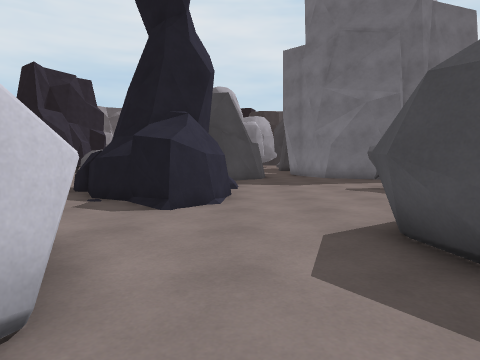
View 1 (above)

24 first-person views from a walk through a 3-D level made in the Unity game engine. The camera is 1.2 m above the floor, tilts 4° down and sees 75° across. The floor is counted in squares, 1 m on a side. Each view is taken from the middle of a square. On the plan, view 1 faces up. The plan holds only what a view shows up to about 13 squares ahead; the rest is blank. The place goes on beyond the plan. Some surface patterns are stand-ins.

View 2
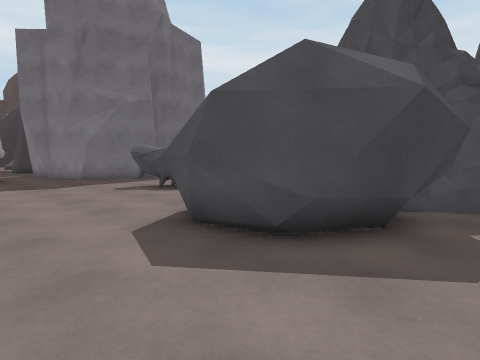

View 3
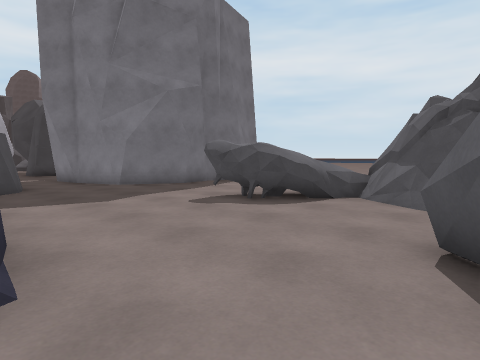

View 4
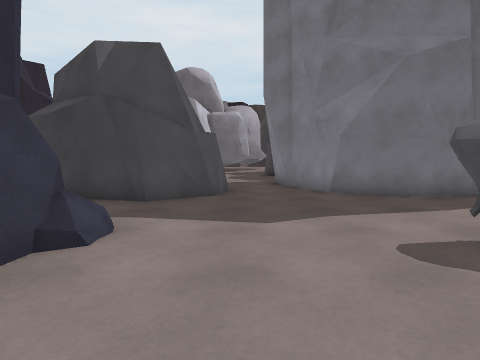

View 5
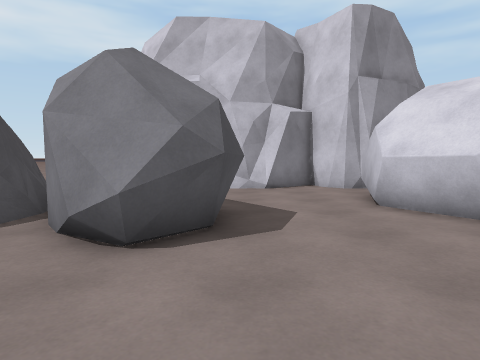

View 6
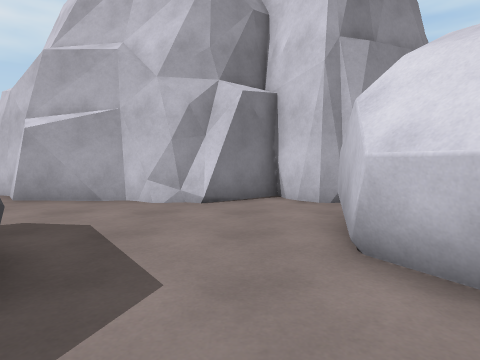

View 7
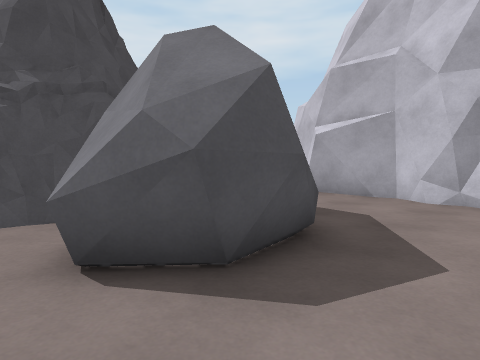

View 8
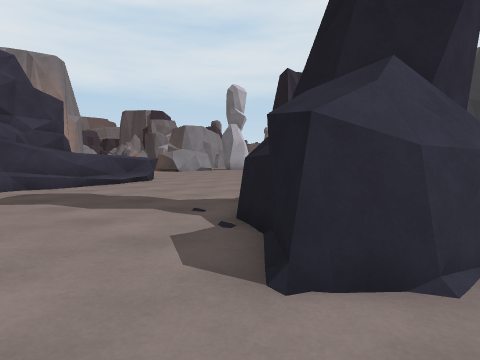

View 9
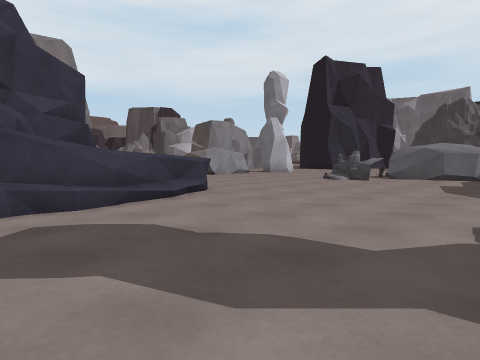

View 10
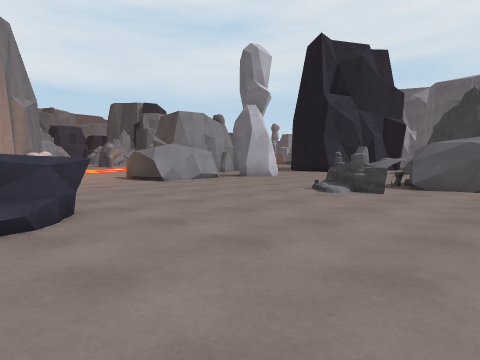

View 11
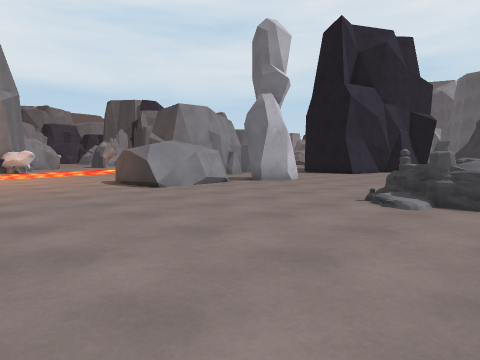

View 12
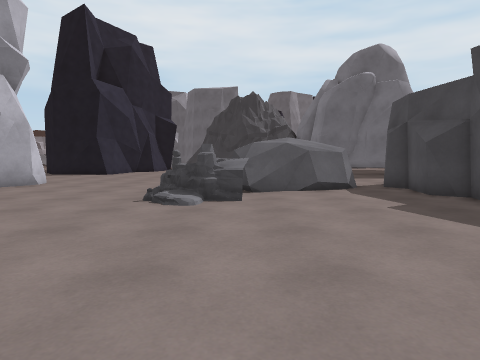

View 13
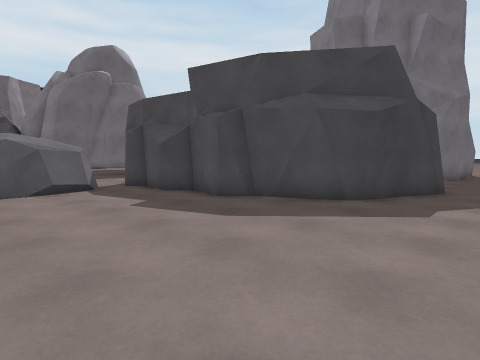

View 14
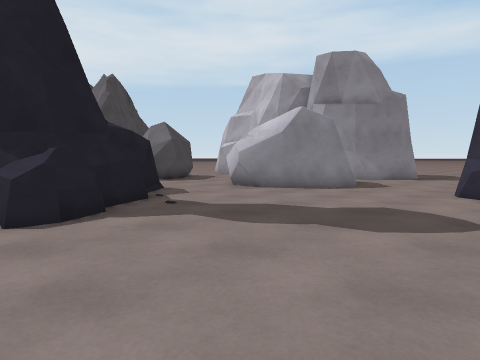

View 15
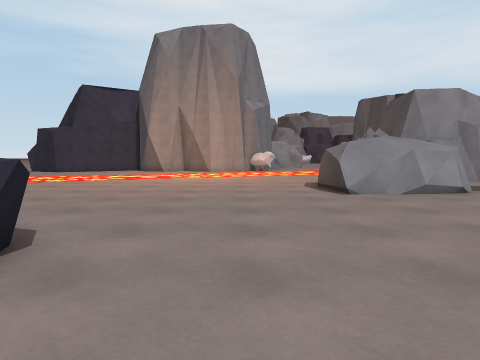

View 16
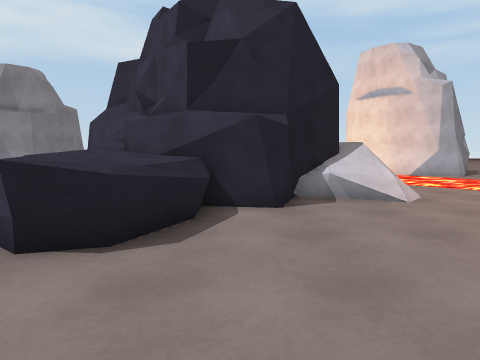

View 17
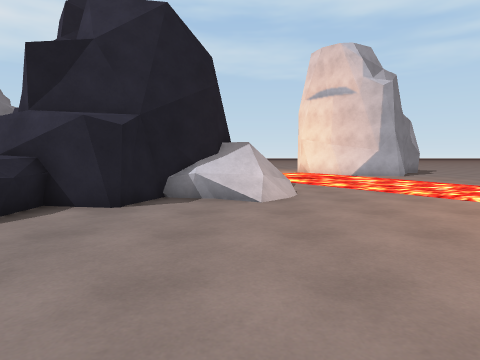

View 18
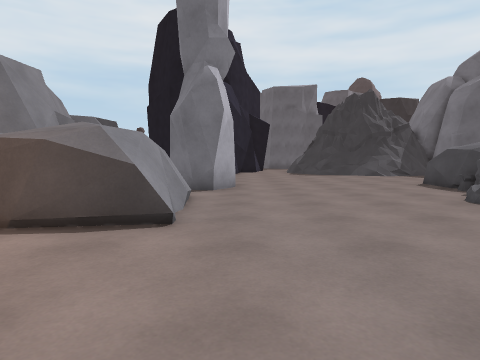

View 19
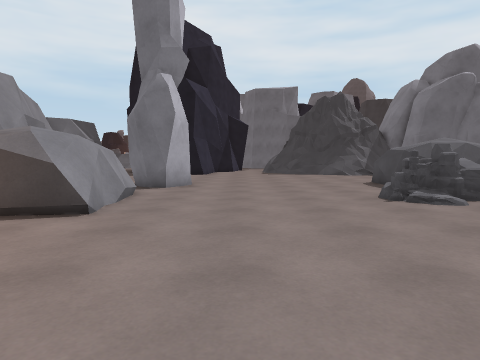

View 20
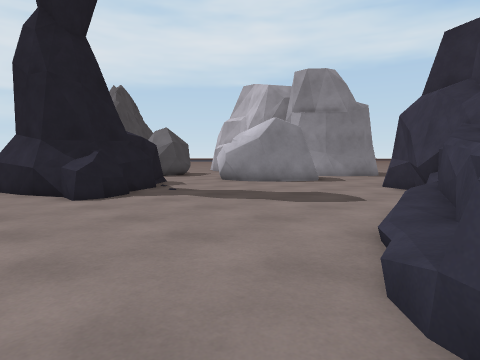

View 21
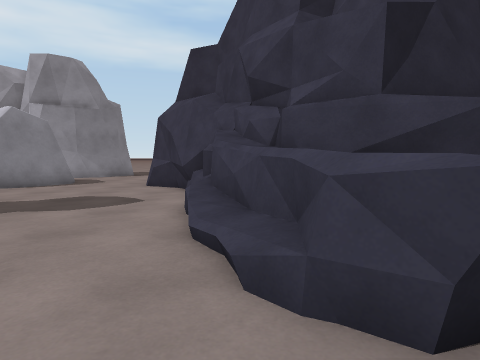

View 22
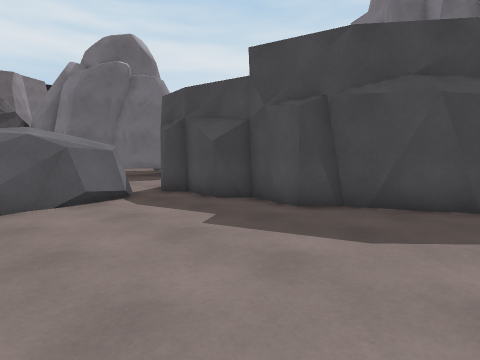

View 23
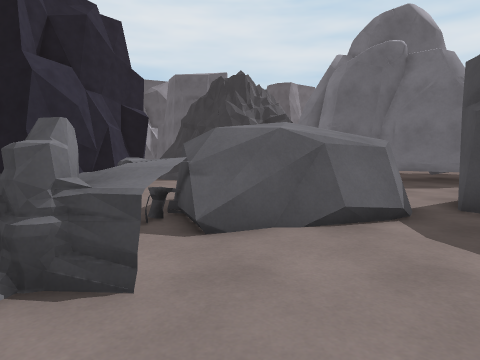

View 24
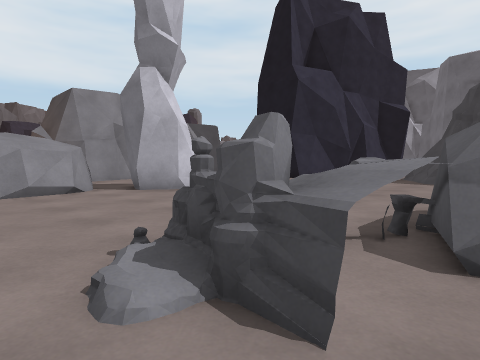

### Floor plan
Key: @ floor where view 1 was taken; # wall or solid block; x gap in a wall; . floor; / step, stairs or slope; = window, fence, low wall or low ledge; ^ raised ledge; O other object.
Columns run from 26 left of view 1 to 7 right of it. Each row starts with its distance up from view 1.
 28  ####........O OOO
 27   ##.........OOOOOO##
 26  O..........OOOOOO..#
 25  OO.........OOO....##
 24 OOO.........OO.....##
 23 OOO........OOO......#
 22 OOO.................#
 21 OOOO................##      ..##
 20 OO...................#     #...#
 19 .....................#     #...##
 18 .....................###  ##....##
 17 .......................####.......
 16 ..................................
 15 ..................................
 14 .........^^...........###=........
 13 ........^^^O........^#####.....O
 12 ........^^^O........###  #.....OO
 11 ........^^^^........=##  #......OO
 10 ......####^^O........##  #.......O
  9 ..//=##   #^O.........####........
  8 ..//##    #^#...........##........
  7 ./ /#       #...........=........=
  6 ./=/#       #................OO..#
  5             ##..............OOOO.#
  4              #.......###^...OOOO #
  3              ##.....##  #....OOO #
  2               ##...##   #....OOOO#
  1                 ...     #......O..
  0                 ..      #.@.....
 -1                         ........
 -2                        x...=.....
 -3                         #.#######.
 -4                         ###     ##

Positions as (right, up) in squares from view 1, and headings:
1: (0, 0), facing up
2: (-1, 0), facing up-right
3: (-1, 5), facing up-right
4: (2, 8), facing up
5: (2, 10), facing down
6: (0, 6), facing down
7: (0, 7), facing down-right
8: (0, 5), facing up-left
9: (-6, 6), facing up-left
10: (-9, 12), facing up-left
11: (-12, 14), facing up-left
12: (-13, 14), facing up
13: (-13, 14), facing up-right
14: (-13, 14), facing down-right
15: (-13, 17), facing left
16: (-19, 18), facing down
17: (-23, 18), facing down
18: (-22, 15), facing up
19: (-20, 14), facing up
20: (-16, 16), facing down-right
21: (-15, 16), facing down
22: (-13, 17), facing up-right
23: (-12, 20), facing up
24: (-12, 21), facing up-left
